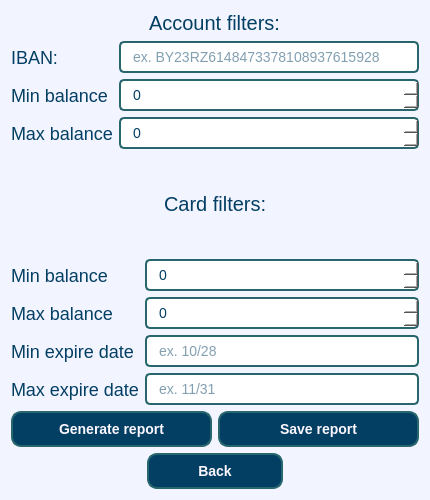
<?xml version="1.0" encoding="UTF-8"?>
<ui version="4.0">
 <class>accounts_and_cards_report</class>
 <widget class="QWidget" name="accounts_and_cards_report">
  <property name="geometry">
   <rect>
    <x>0</x>
    <y>0</y>
    <width>430</width>
    <height>500</height>
   </rect>
  </property>
  <property name="windowTitle">
   <string>accounts_and_cards_report</string>
  </property>
  <property name="styleSheet">
   <string notr="true">QWidget {
    background-color: rgb(242, 244, 255); /* Светлый фон */
}
QLineEdit {
    background-color: rgb(255, 255, 255); /* Белый фон для текстового поля */
    border: 2px solid rgb(40, 102, 110); /* Бирюзовая обводка */
    border-radius: 5px; /* Закругленные углы */
    padding: 5px 10px; /* Отступы для удобства ввода */
    font-size: 14px; /* Размер шрифта */
    color: rgb(3, 63, 99); /* Цвет текста */
}

QLineEdit:focus {
    border-color: rgb(3, 63, 99); /* Изменение цвета рамки при фокусе */
}
QSpinBox {
    background-color: rgb(255, 255, 255); /* Белый фон для комбобокса */
    border: 2px solid rgb(40, 102, 110); /* Бирюзовая обводка */
    border-radius: 5px; /* Закругленные углы */
    padding: 5px 10px; /* Отступы */
    font-size: 14px; /* Размер шрифта */
    color: rgb(3, 63, 99); /* Цвет текста */
}

QComboBox {
    background-color: rgb(255, 255, 255); /* Белый фон для комбобокса */
    border: 2px solid rgb(40, 102, 110); /* Бирюзовая обводка */
    border-radius: 5px; /* Закругленные углы */
    padding: 5px 10px; /* Отступы */
    font-size: 14px; /* Размер шрифта */
    color: rgb(3, 63, 99); /* Цвет текста */
}

QComboBox QAbstractItemView {
    border: 2px solid rgb(40, 102, 110); /* Рамка для выпадающего списка */
    background-color: rgb(255, 255, 255); /* Белый фон */
    color: rgb(3, 63, 99); /* Цвет текста */
}
QLabel {
    color: rgb(3, 63, 99); /* Темный синий цвет текста */
    font-size: 18px; /* Размер шрифта */
	border-bottom: 0
}
QMessageBox {
    background-color: rgb(242, 244, 255); /* Светлый фон */
    color: rgb(3, 63, 99); /* Темно-синий цвет текста для контраста */
    border: 2px solid rgb(40, 102, 110); /* Бирюзовая обводка */
    border-radius: 8px; /* Закругленные углы */
}

QMessageBox QLabel {
    color: rgb(3, 63, 99); /* Темный цвет текста */
    font-size: 14px; /* Размер шрифта */
}
QMessageBox QPushButton {
    background-color: rgb(3, 63, 99); /* Синий фон кнопки */
    color: rgb(252, 247, 255); /* Белый цвет текста */
    border: none;
    border-radius: 5px;
    padding: 6px 12px; /* Отступы для приятного вида */
}
QMessageBox QPushButton:hover {
    background-color: rgb(40, 102, 110); /* Цвет при наведении */
}
QInputDialog {
    background-color: rgb(242, 244, 255); /* Светлый фон */
    color: rgb(3, 63, 99); /* Темно-синий цвет текста */
    border: 2px solid rgb(40, 102, 110); /* Бирюзовая обводка */
    border-radius: 8px; /* Закругленные углы */
}

QInputDialog QLabel {
    color: rgb(3, 63, 99); /* Темный синий цвет текста */
    font-size: 14px; /* Размер шрифта */
}

QInputDialog QLineEdit {
    background-color: rgb(252, 247, 255); /* Светлый фон поля ввода */
    color: rgb(3, 63, 99); /* Темный текст */
    border: 1px solid rgb(124, 152, 133); /* Граница поля ввода */
    border-radius: 5px; /* Закругленные углы поля ввода */
    padding: 4px; /* Внутренние отступы */
}

QInputDialog QPushButton {
    background-color: rgb(3, 63, 99); /* Синий фон кнопки */
    color: rgb(252, 247, 255); /* Белый цвет текста */
    border: none;
    border-radius: 5px;
    padding: 6px 12px; /* Отступы для приятного вида */
}

QInputDialog QPushButton:hover {
    background-color: rgb(40, 102, 110); /* Цвет при наведении */
}
QPushButton {
    background-color: rgb(3, 63, 99); /* Тёмно-синий основной цвет */
    color: rgb(252, 247, 255); /* Белый цвет текста */
    border: 2px solid rgb(40, 102, 110); /* Бирюзовая обводка */
    border-radius: 10px; /* Закруглённые края */
    padding: 8px 16px; /* Отступы для приятного вида */
    font-size: 14px; /* Размер шрифта */
    font-weight: bold; /* Жирный текст */
}
QPushButton:hover {
    background-color: rgb(40, 102, 110); /* Цвет кнопки при наведении */
    color: rgb(218, 223, 247); /* Голубой текст при наведении */
}
QPushButton:pressed {
    background-color: rgb(124, 152, 133); /* Цвет при нажатии */
}
QScrollArea {
    background-color: rgb(242, 244, 255); /* Светлый фон */
    border: 1px solid rgb(169, 211, 255); /* Тонкая граница */
    border-radius: 5px; /* Закругленные углы */
}
QScrollBar:vertical {
    background-color: rgb(242, 244, 255); /* Цвет фона скроллбара */
    width: 10px; /* Ширина скроллбара */
}
QScrollBar::handle:vertical {
    background-color: rgb(3, 63, 99); /* Основной цвет ползунка */
    border-radius: 5px;
    min-height: 20px; /* Минимальная высота ползунка */
}
QScrollBar::add-line:vertical, QScrollBar::sub-line:vertical {
    background: none; /* Без линий сверху и снизу */
    height: 0px;
}
</string>
  </property>
  <layout class="QGridLayout" name="gridLayout">
   <item row="0" column="0">
    <layout class="QVBoxLayout" name="verticalLayout_3">
     <item>
      <layout class="QVBoxLayout" name="verticalLayout_2">
       <item>
        <layout class="QVBoxLayout" name="verticalLayout">
         <item>
          <layout class="QHBoxLayout" name="horizontalLayout_2">
           <item>
            <spacer name="horizontalSpacer_3">
             <property name="orientation">
              <enum>Qt::Orientation::Horizontal</enum>
             </property>
             <property name="sizeHint" stdset="0">
              <size>
               <width>40</width>
               <height>20</height>
              </size>
             </property>
            </spacer>
           </item>
           <item>
            <widget class="QLabel" name="label_4">
             <property name="styleSheet">
              <string notr="true">QLabel {
	font-size: 20px;
}</string>
             </property>
             <property name="text">
              <string>Account filters:</string>
             </property>
            </widget>
           </item>
           <item>
            <spacer name="horizontalSpacer_4">
             <property name="orientation">
              <enum>Qt::Orientation::Horizontal</enum>
             </property>
             <property name="sizeHint" stdset="0">
              <size>
               <width>40</width>
               <height>20</height>
              </size>
             </property>
            </spacer>
           </item>
          </layout>
         </item>
         <item>
          <layout class="QFormLayout" name="formLayout">
           <item row="0" column="0">
            <widget class="QLabel" name="label">
             <property name="text">
              <string>IBAN:</string>
             </property>
            </widget>
           </item>
           <item row="0" column="1">
            <widget class="QLineEdit" name="lineEdit_IBAN">
             <property name="placeholderText">
              <string>ex. BY23RZ6148473378108937615928</string>
             </property>
            </widget>
           </item>
           <item row="1" column="0">
            <widget class="QLabel" name="label_2">
             <property name="text">
              <string>Min balance</string>
             </property>
            </widget>
           </item>
           <item row="2" column="0">
            <widget class="QLabel" name="label_3">
             <property name="text">
              <string>Max balance</string>
             </property>
            </widget>
           </item>
           <item row="1" column="1">
            <widget class="QSpinBox" name="spinBox_accountMinBalance"/>
           </item>
           <item row="2" column="1">
            <widget class="QSpinBox" name="spinBox_accountMaxBalance"/>
           </item>
          </layout>
         </item>
        </layout>
       </item>
       <item>
        <layout class="QHBoxLayout" name="horizontalLayout">
         <item>
          <spacer name="horizontalSpacer">
           <property name="orientation">
            <enum>Qt::Orientation::Horizontal</enum>
           </property>
           <property name="sizeHint" stdset="0">
            <size>
             <width>40</width>
             <height>20</height>
            </size>
           </property>
          </spacer>
         </item>
         <item>
          <widget class="QLabel" name="label_8">
           <property name="styleSheet">
            <string notr="true">QLabel {
	font-size: 20px;
}</string>
           </property>
           <property name="text">
            <string>Card filters:</string>
           </property>
          </widget>
         </item>
         <item>
          <spacer name="horizontalSpacer_2">
           <property name="orientation">
            <enum>Qt::Orientation::Horizontal</enum>
           </property>
           <property name="sizeHint" stdset="0">
            <size>
             <width>40</width>
             <height>20</height>
            </size>
           </property>
          </spacer>
         </item>
        </layout>
       </item>
       <item>
        <layout class="QFormLayout" name="formLayout_2">
         <item row="0" column="0">
          <widget class="QLabel" name="label_10">
           <property name="text">
            <string>Min balance</string>
           </property>
          </widget>
         </item>
         <item row="1" column="0">
          <widget class="QLabel" name="label_9">
           <property name="text">
            <string>Max balance</string>
           </property>
          </widget>
         </item>
         <item row="2" column="0">
          <widget class="QLabel" name="label_12">
           <property name="text">
            <string>Min expire date</string>
           </property>
          </widget>
         </item>
         <item row="2" column="1">
          <widget class="QLineEdit" name="lineEdit_minExpireDate">
           <property name="placeholderText">
            <string>ex. 10/28</string>
           </property>
          </widget>
         </item>
         <item row="3" column="0">
          <widget class="QLabel" name="label_13">
           <property name="text">
            <string>Max expire date</string>
           </property>
          </widget>
         </item>
         <item row="3" column="1">
          <widget class="QLineEdit" name="lineEdit_maxExpireDate">
           <property name="placeholderText">
            <string>ex. 11/31</string>
           </property>
          </widget>
         </item>
         <item row="0" column="1">
          <widget class="QSpinBox" name="spinBox_cardMinBalance"/>
         </item>
         <item row="1" column="1">
          <widget class="QSpinBox" name="spinBox_cardMaxBalance"/>
         </item>
        </layout>
       </item>
      </layout>
     </item>
     <item>
      <layout class="QHBoxLayout" name="horizontalLayout_3">
       <item>
        <widget class="QPushButton" name="generateReportButton">
         <property name="text">
          <string>Generate report</string>
         </property>
        </widget>
       </item>
       <item>
        <widget class="QPushButton" name="saveReportButton">
         <property name="text">
          <string>Save report</string>
         </property>
        </widget>
       </item>
      </layout>
     </item>
     <item>
      <layout class="QHBoxLayout" name="horizontalLayout_4">
       <item>
        <spacer name="horizontalSpacer_5">
         <property name="orientation">
          <enum>Qt::Orientation::Horizontal</enum>
         </property>
         <property name="sizeHint" stdset="0">
          <size>
           <width>40</width>
           <height>20</height>
          </size>
         </property>
        </spacer>
       </item>
       <item>
        <widget class="QPushButton" name="backButton">
         <property name="sizePolicy">
          <sizepolicy hsizetype="Expanding" vsizetype="Fixed">
           <horstretch>0</horstretch>
           <verstretch>0</verstretch>
          </sizepolicy>
         </property>
         <property name="text">
          <string>Back</string>
         </property>
        </widget>
       </item>
       <item>
        <spacer name="horizontalSpacer_6">
         <property name="orientation">
          <enum>Qt::Orientation::Horizontal</enum>
         </property>
         <property name="sizeHint" stdset="0">
          <size>
           <width>40</width>
           <height>20</height>
          </size>
         </property>
        </spacer>
       </item>
      </layout>
     </item>
    </layout>
   </item>
  </layout>
 </widget>
 <resources/>
 <connections/>
</ui>
